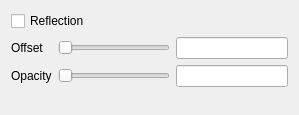
<?xml version="1.0" encoding="UTF-8"?>
<ui version="4.0">
 <class>ReflectionPropertiesWidget</class>
 <widget class="QWidget" name="ReflectionPropertiesWidget">
  <property name="geometry">
   <rect>
    <x>0</x>
    <y>0</y>
    <width>299</width>
    <height>115</height>
   </rect>
  </property>
  <property name="windowTitle">
   <string>Form</string>
  </property>
  <layout class="QGridLayout" name="gridLayout_2">
   <item row="0" column="0">
    <layout class="QGridLayout" name="gridLayout">
     <item row="0" column="0" colspan="2">
      <widget class="QCheckBox" name="reflectionCheckBox">
       <property name="text">
        <string>Reflection</string>
       </property>
      </widget>
     </item>
     <item row="1" column="0">
      <widget class="QLabel" name="label">
       <property name="text">
        <string>Offset</string>
       </property>
      </widget>
     </item>
     <item row="1" column="1">
      <widget class="QSlider" name="offsetSlider">
       <property name="minimumSize">
        <size>
         <width>100</width>
         <height>0</height>
        </size>
       </property>
       <property name="minimum">
        <number>1</number>
       </property>
       <property name="maximum">
        <number>100</number>
       </property>
       <property name="orientation">
        <enum>Qt::Horizontal</enum>
       </property>
      </widget>
     </item>
     <item row="1" column="2">
      <widget class="QLineEdit" name="offsetLineEdit"/>
     </item>
     <item row="2" column="0">
      <widget class="QLabel" name="label_2">
       <property name="text">
        <string>Opacity</string>
       </property>
      </widget>
     </item>
     <item row="2" column="1">
      <widget class="QSlider" name="opacitySlider">
       <property name="minimumSize">
        <size>
         <width>100</width>
         <height>0</height>
        </size>
       </property>
       <property name="maximum">
        <number>100</number>
       </property>
       <property name="orientation">
        <enum>Qt::Horizontal</enum>
       </property>
      </widget>
     </item>
     <item row="2" column="2">
      <widget class="QLineEdit" name="opacityLineEdit"/>
     </item>
    </layout>
   </item>
   <item row="1" column="0">
    <spacer name="verticalSpacer">
     <property name="orientation">
      <enum>Qt::Vertical</enum>
     </property>
     <property name="sizeHint" stdset="0">
      <size>
       <width>20</width>
       <height>1</height>
      </size>
     </property>
    </spacer>
   </item>
  </layout>
 </widget>
 <resources/>
 <connections/>
</ui>
